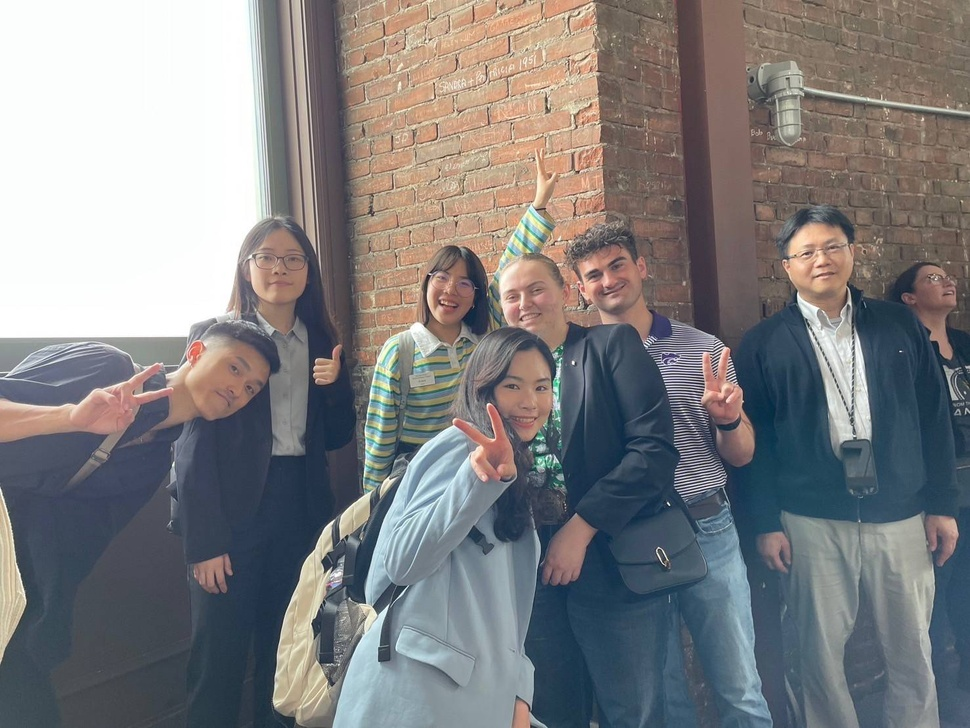
#> input picture enhancement/img.jpg, 970 x 728 px, shrunk from 1477 x 1108 before the run
$ python 4109030314.py
#> lines starting #> are read from the running program, lines starting #| are printed output that depends on the picture; long printed decimals are rounded
import numpy as np
from matplotlib import pyplot as plt

# 計算 PSNR 的函數
def calculate_psnr(original, enhanced):
    mse = np.mean((original - enhanced) ** 2)
    if mse == 0:  # 如果 MSE 為零，表示完全相同，PSNR 無限大
        return float('inf')
    max_pixel = 255.0
    psnr = 20 * np.log10(max_pixel / np.sqrt(mse))
    return psnr

# 讀取圖像
image = plt.imread('img.jpg')
#> image is the input picture: shape (728, 970, 3); mean R, G, B 128.1, 127.1, 128.3
if image.ndim == 3:  # 如果是彩色圖像，轉換為灰度圖像
    image = np.dot(image[..., :3], [0.2989, 0.5870, 0.1140])
#> image: shape (728, 970) float64

# 手動實現卷積函數
def convolve(image, kernel):
    image_height, image_width = image.shape
#> image_height = 728; image_width = 970
    kernel_height, kernel_width = kernel.shape
    pad_height = kernel_height // 2
    pad_width = kernel_width // 2
    padded_image = np.pad(image, ((pad_height, pad_height), (pad_width, pad_width)), mode='constant')
    output = np.zeros_like(image)

    for i in range(image_height):
        for j in range(image_width):
            region = padded_image[i:i+kernel_height, j:j+kernel_width]
            output[i, j] = np.sum(region * kernel)

    return output

# 步驟1: Sobel濾波器
sobel_x_kernel = np.array([[-1, 0, 1],
                           [-2, 0, 2],
                           [-1, 0, 1]])

sobel_y_kernel = np.array([[1, 2, 1],
                           [0, 0, 0],
                           [-1, -2, -1]])

sobel_x = convolve(image, sobel_x_kernel)
sobel_y = convolve(image, sobel_y_kernel)
#> after the loop in convolve (call 2), `for i in range(image_height):`:
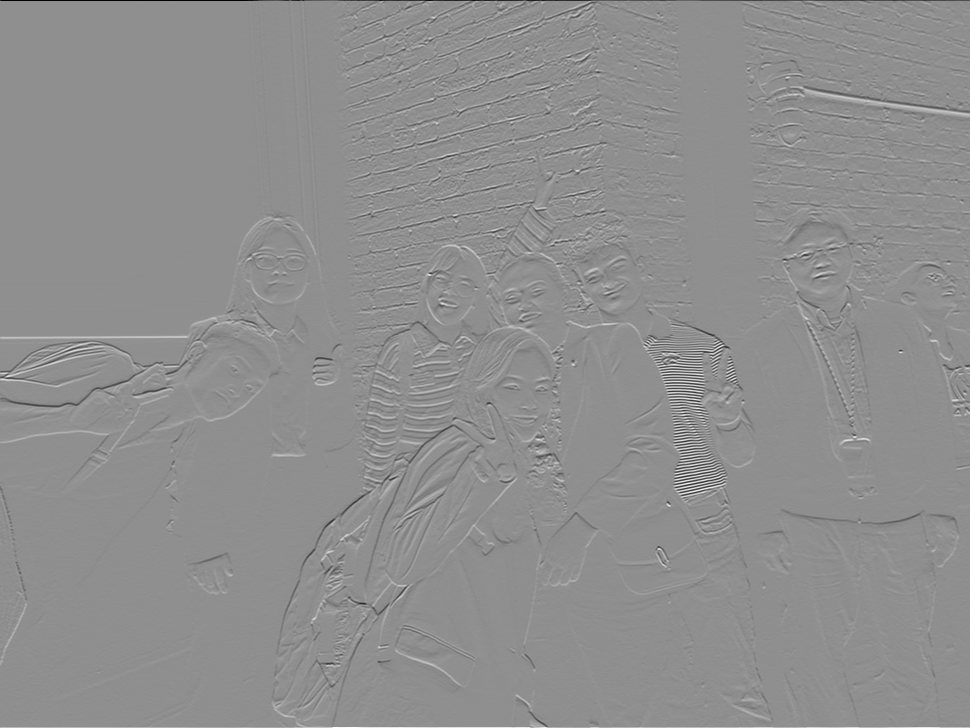
#> output: shape (728, 970) float64; min -1019.9, max 796.5, mean 0.4; drawn with min black and max white
sobel_magnitude = np.sqrt(sobel_x**2 + sobel_y**2)
sobel_magnitude = (255 * sobel_magnitude / np.max(sobel_magnitude)).astype(np.uint8)

# 步驟2: 高斯濾波去噪
gaussian_kernel = np.array([[1, 2, 1],
                            [2, 4, 2],
                            [1, 2, 1]]) / 16.0

gaussian_blurred = convolve(image, gaussian_kernel)

# 步驟3: 正規化和乘積
normalized_blurred = gaussian_blurred / 255.0
result = normalized_blurred * sobel_magnitude
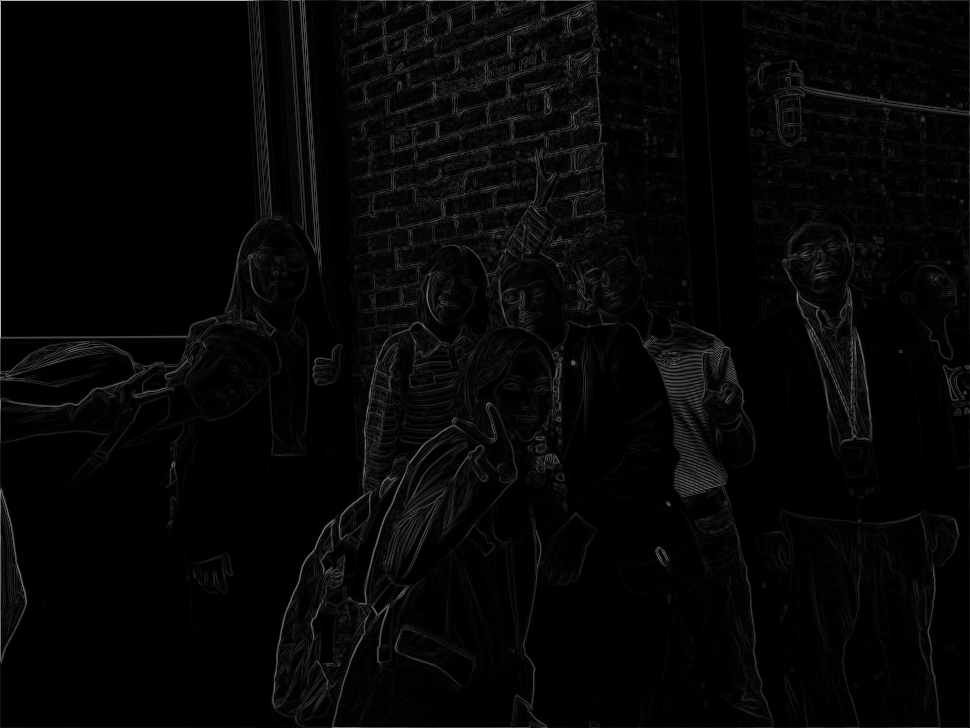
#> result: shape (728, 970) float64; min 0, max 181.5, mean 6.3

# 步驟4: 和原始圖像相加
final_result = image + result
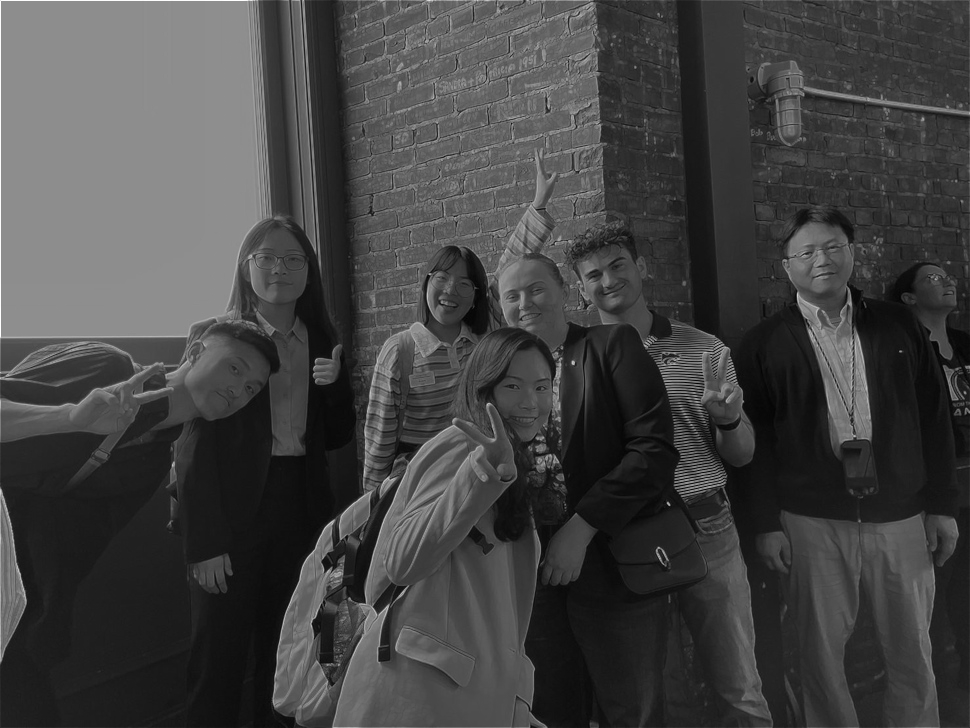
#> final_result: shape (728, 970) float64; min 24.64, max 436.5, mean 133.8; drawn with min black and max white
final_result = np.clip(final_result, 0, 255).astype(np.uint8)
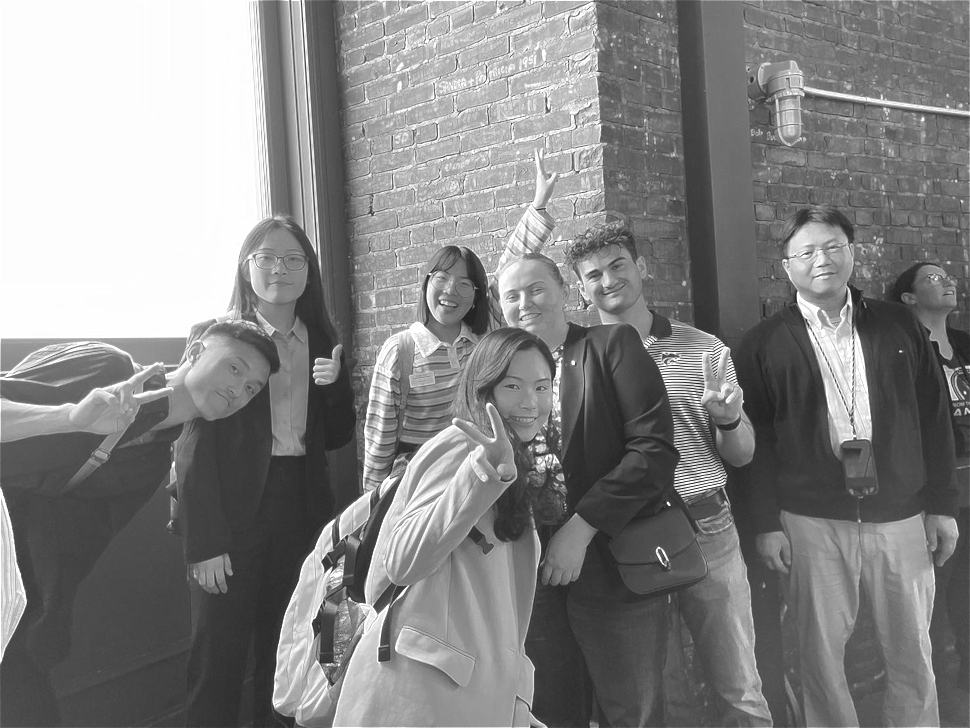
#> final_result: shape (728, 970); min 24, max 255, mean 133

# 步驟1: Laplacian圖像增強
laplacian_mask = np.array([[-1, -1, -1],
                           [-1,  8, -1],
                           [-1, -1, -1]])

laplacian_enhanced = convolve(image, laplacian_mask)
#> after the loop in convolve (call 4), `for i in range(image_height):`:
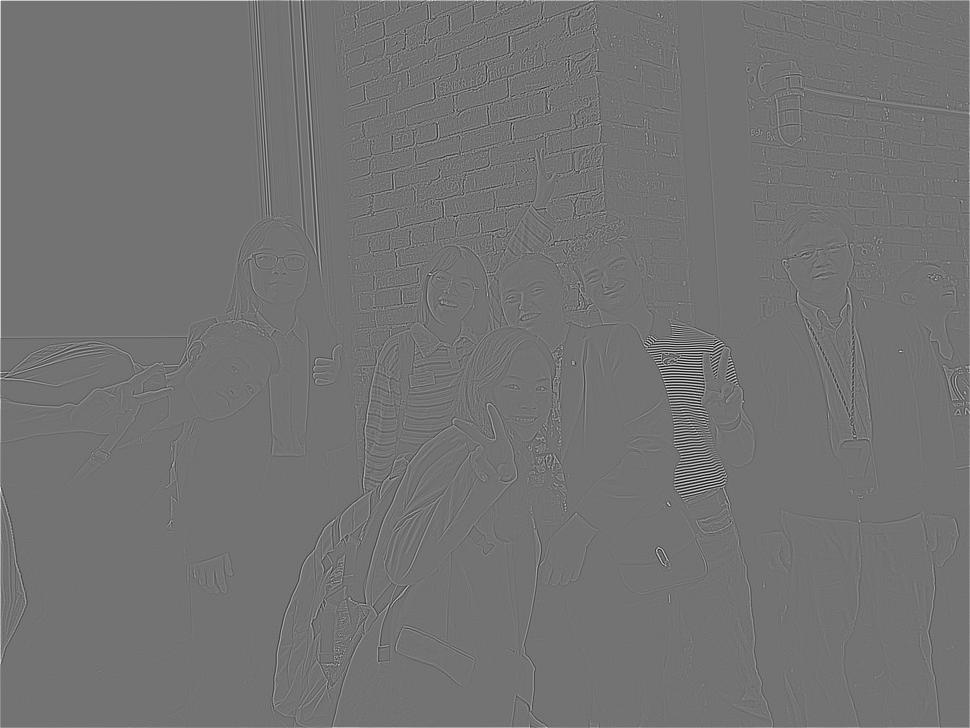
#> output: shape (728, 970) float64; min -1045.7, max 1266.3, mean 2; drawn with min black and max white
laplacian_enhanced_image = image + laplacian_enhanced
laplacian_enhanced_image = np.clip(laplacian_enhanced_image, 0, 255).astype(np.uint8)
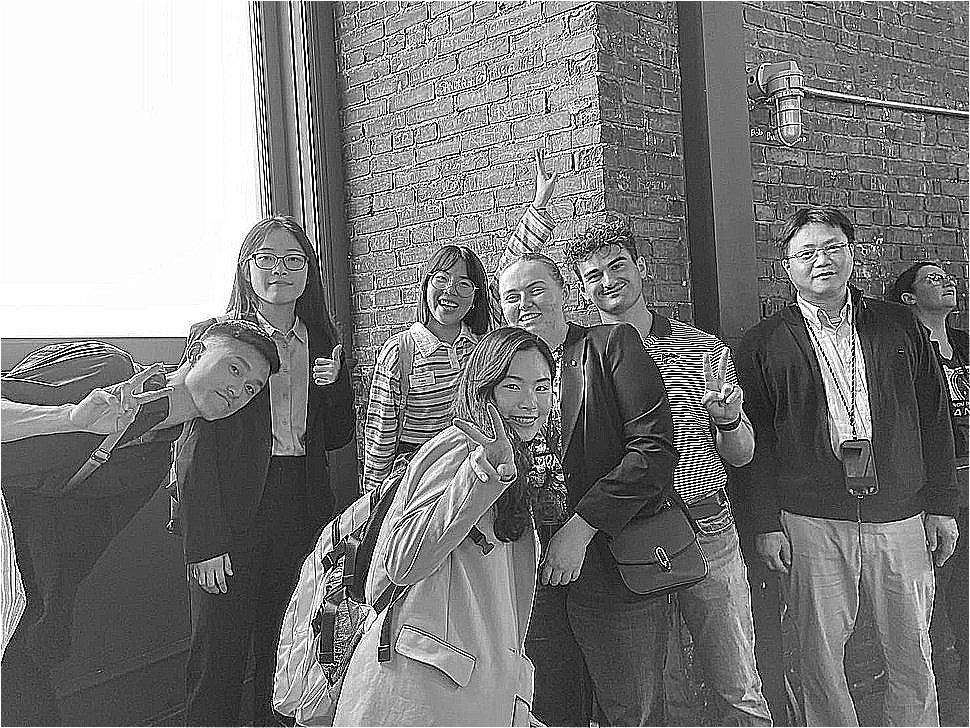
#> laplacian_enhanced_image: shape (728, 970); min 0, max 255, mean 125.8

# 計算 PSNR
psnr_final = calculate_psnr(image, final_result)
#> in calculate_psnr, `mse = np.mean((original - enhanced) ** 2)`: mse = 147.1
#> in calculate_psnr, `psnr = 20 * np.log10(max_pixel / np.sqrt(mse))`: psnr = 26.46
#> psnr_final = 26.46
psnr_laplacian = calculate_psnr(image, laplacian_enhanced_image)
#> psnr_laplacian = 15.94

# 顯示結果
plt.figure(figsize=(10, 10))
plt.subplot(2, 2, 1), plt.imshow(image, cmap='gray'), plt.title('Original Image')
plt.subplot(2, 2, 2), plt.imshow(sobel_magnitude, cmap='gray'), plt.title('Sobel Magnitude')
plt.subplot(2, 2, 3), plt.imshow(final_result, cmap='gray'), plt.title('Sobel Enhanced Image')
plt.subplot(2, 2, 4), plt.imshow(laplacian_enhanced_image, cmap='gray'), plt.title('Laplacian Enhanced Image')
plt.show()
print(f"PSNR between original and sobel_enhanced_image: {psnr_final} dB")
#| PSNR between original and sobel_enhanced_image: 26.456 dB
print(f"PSNR between original and laplacian_enhanced_image: {psnr_laplacian} dB")
#| PSNR between original and laplacian_enhanced_image: 15.943 dB
